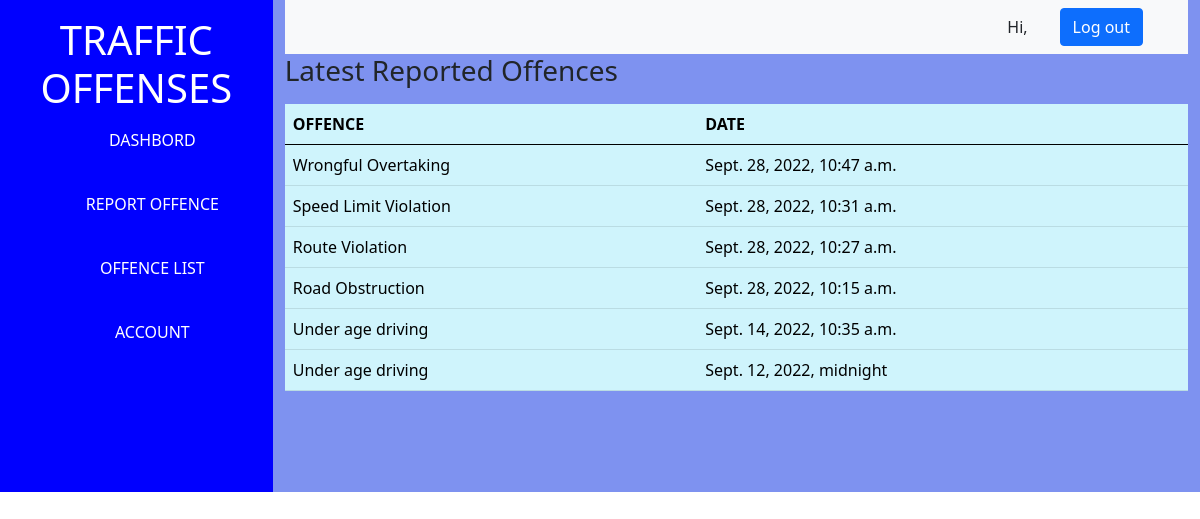
/recentlist/, run on the app's committed database.
### PenaltyManager/models.py (models this page shows, shortened)
class Penalty(models.Model):
    penalty_id = models.CharField(max_length = 50, unique=True)
    driver_name = models.CharField(max_length=50, blank=True, null=True)
    points = models.IntegerField(blank=True, null=True)
    offence = models.CharField(max_length = 10, choices=OFFENCE_CHOICES, default='SELECT')
    category = models.IntegerField(blank=True, null=True)
    date = models.DateTimeField(default = timezone.now)
    address = models.TextField(blank=True)
    officer_name = models.ForeignKey(Officer, on_delete=models.CASCADE)
    gender = models.CharField(max_length=1,choices=GENDER_CHOICES,
        default='M',)
    vehicle_plate = models.CharField(max_length=20, blank=True, null=True)
    driver_license = models.CharField(max_length=50, blank=True, null=True)

### PenaltyManager/views.py (the view)
# urls.py: path('recentlist/', RecentListView.as_view(), name="recentlist")
class RecentListView(ListView):
    model = Penalty
    queryset = Penalty.objects.order_by('-date')[:10]
    template_name = 'PenaltyManager/recentlist.html'  # Specify your own template name/location

### PenaltyManager/templates/PenaltyManager/recentlist.html (shortened to what this page needs)
{% load static %}
<!DOCTYPE html>
<html lang="en">
<head>
    <link rel="stylesheet" href="{% static 'css/bootstrap.min.css' %}">
    <link rel="stylesheet" href="{% static 'css/offencelist.css' %}">
</head>
<body>
    {% block content %}
        <div class="main container-fluid">
            <div class="left">
                <h1 class="h1 text-center pt-3 ">TRAFFIC OFFENSES</h1>
                <ul class="text-center mt-2">
                    <li><a href="{% url 'PenaltyManager:recentlist' %}">DASHBORD</a></li><br>
                    <li><a href="{% url 'PenaltyManager:dashboard' %}">REPORT OFFENCE</a></li><br>
                    <li><a href="{% url 'PenaltyManager:offencelist' %}">OFFENCE LIST</a></li><br>
                    <li><a href="{% url 'PenaltyManager:dashboard' %}">ACCOUNT</a></li><br>
                </ul>
            </div>
            <div class="right container">
                <nav class="navbar navbar-expand-sm navbar-light bg-light">
                    <span class="bb">Hi, {{ user.username }}</span>
                    <a href="{% url 'PenaltyManager:logout' %}"><button class="btn btn-primary" type="submit">Log out</button></a>
                </nav>
                <h3>Latest Reported Offences</h3>
                {% if object_list %}
                    <table class="table table-info mt-3">
                        <thead>
                            <tr>
                                <th scope="col">OFFENCE</th>
                                <th scope="col">DATE</th>
                            </tr>
                        </thead>
                        <tbody>
                            {% for item in object_list %}
                                <tr>
                                    <td>{{item.offence}}</td>
                                    <td>{{item.date}}</td>
                                </tr>
                            {% endfor %}
                        </tbody>
                    </table>
                {% else %}
                    <p class='bar'>No offence recorded</p>
                {% endif %}
            </div>
        </div>
    {% endblock %}
</body>
</html>

### PenaltyManager/static/css/offencelist.css (style rules this page uses)
.main { display: flex; margin: 0%; padding: 0%; border: 0%; width: 100%; background-color: blue; }
ul { list-style: none; }
nav { display: flex; align-items: center; justify-content: space-between; padding-top: 40px; padding-left: 80%; }
.bb { margin-right: 2em; }
a { text-decoration: none; color: white; }
li { margin-top: 1em; }
.right { height: 100%; background-color: rgba(163, 189, 236, 0.774); padding-bottom: 85px; width: 100%; }
.h1 { color: white; }

### data on the page
Penalty: offence "Wrongful Overtaking", date "Sept. 28, 2022, 10:47 a.m."
Penalty: offence "Speed Limit Violation", date "Sept. 28, 2022, 10:31 a.m."
Penalty: offence "Route Violation", date "Sept. 28, 2022, 10:27 a.m."
Penalty: offence "Road Obstruction", date "Sept. 28, 2022, 10:15 a.m."
Penalty: offence "Under age driving", date "Sept. 14, 2022, 10:35 a.m."
Penalty: offence "Under age driving", date "Sept. 12, 2022, midnight"
